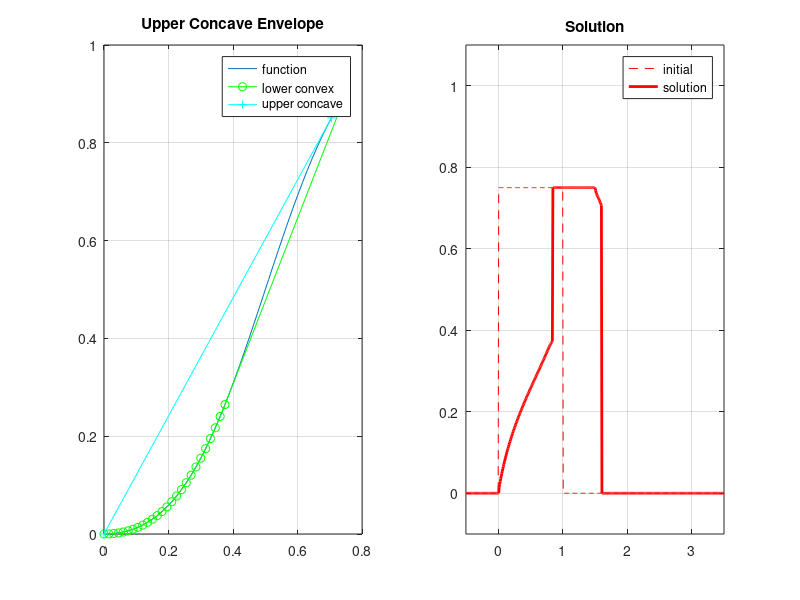

MATLAB code for this plot:
function Riemann

clf

%%%%%%%%%%%%%%%%%
%  initial data %
%%%%%%%%%%%%%%%%%

% grid cells
N=500;

% Delta x
dx=4/N;

% define cell centers
x = -0.5+dx*0.5:dx:3.5-0.5*dx;
    
%define vector for initial data
u0 = zeros(1,N);

% case1
L1= x <= 0;
L2= x >  0   &  x<=1.0 ;
L3= x > 1.0; 

% (a)
u0(L1) = 0;
u0(L2) = 0.75;
u0(L3) = 0;

% (b)
%u0(L1) = -1;
%u0(L2) = 0;
%u0(L3) = +1;


% plot initial data
subplot(1,2,2)
hold off
plot(x,u0,'--r','LineWidth',2)
xlabel('X')
ylabel('U(X)')
%axis([0 1 -0.1 +1.5])
title('Solution')
axis([-0.5 3.5 -0.1 +1.1])
grid on
hold on


%%%%%%%%%%%%%%%%%%%%%%%%
%  analytical solution %
%%%%%%%%%%%%%%%%%%%%%%%%

% Time
Time = 0.5;

% Number of values to divide [vl,vr] into
Nv = 50;

% Give Riemann data

%%%%%%%%%%%%%%%%%%
% Riemann at x=0 %
%%%%%%%%%%%%%%%%%%
xR  = 0;
v_l = 0;
v_r = 0.75;

    % v_l < v_r (increasin jump)
    % Determine the lower convex envelope
    dv = (v_r-v_l)/Nv;
    v  = v_l:dv:v_r;
    
    % compute the lower convex envelope for f on [v_l,v_r]
    P = zeros(length(v),2);
    P(:,1) = v;
    P(:,2) = f(v);
    
    % computes the convex hull in [v_l,v_r]
    [k,av] = convhull(P);
    
    % determine the lower convex be (ul,gl(ul))
    d = diff(P(k,1));   
    s = sign(d);

    L = (s==1);
    upper_L = min(find(L==0));    % the last index we need to describe the lower convex envelop
    
    % (ul,gl) is used to rep lower conv env
    ul = zeros(upper_L,1);
    gl = zeros(upper_L,1);

    L1 = 1:upper_L;
    
    % represents lower convex envelope
    ul(L1) = P(k(L1),1);
    gl(L1) = P(k(L1),2);

    subplot(1,2,1)
    % plot function 
    plot(P(:,1),P(:,2));
    hold on
    plot(ul,gl,'o-g')
    grid on
    title('Lower Convex Envelope')
    legend('function','lower convex')
     
    % compute a velocity s_i for each v_i based on gl
    LL1 = 2:upper_L-1;
    speed_l = zeros(upper_L,1);
    speed_l(1)       = (gl(2)-gl(1))/(ul(2)-ul(1));
    speed_l(LL1)     = (gl(LL1+1)-gl(LL1-1))./(ul(LL1+1)-ul(LL1-1)); 
    speed_l(upper_L) = (gl(upper_L)-gl(upper_L-1))/(ul(upper_L)-ul(upper_L-1));
    
    % compute the travelled distance from x_l
    xr = zeros(length(speed_l),1);
    xr = xR + speed_l*Time;
    
    subplot(1,2,2)
    plot(xr,ul)
    axis([-0.5 3.5 -0.1 +1.1])
 
    % represent the solution of RP at x=0 by (xM,uM)
    xM(1) = -0.5;
    xM(2:length(xr)+1) = xr;
    uM(1) = 0;
    uM(2:length(ul)+1) = ul;
    
pause    
    
%%%%%%%%%%%%%%%%%%
% Riemann at x=1 %
%%%%%%%%%%%%%%%%%% 
xR  = 1;
v_l = 0.75;
v_r = 0;
    
    % v_l > v_r (decreasing jump)
    % Determine the upper concave envelope

    dv = (v_l-v_r)/Nv;
     v = v_r:dv:v_l;
     
    % compute the upper concave envelope for f on [v_r,v_l]
    P = zeros(length(v),2);
    P(:,1) = v;
    P(:,2) = f(v);
    
    % computes the convex hull in [v_r,v_l]
    [k,av] = convhull(P);
    
    % determine the upper concav envelope (uu,gu(uu))
    d = diff(P(k,1));   
    s = sign(d);

    % the first points of "k" up to "upper_L" is associated with lower
    % convex env, the remaining with upper concave envelope
    L = (s==1);
    upper_L = min(find(L==0));
    
    L2 = upper_L:length(k);
    
    % upper concav envelope
    uu = zeros(length(L2),1);
    gu = zeros(length(L2),1);
    
    uu = P(k(L2),1);
    gu = P(k(L2),2);

    % plotting
    subplot(1,2,1)
    %plot(P(:,1),P(:,2));
    hold on
    plot(uu,gu,'+-c')
    %legend('upper concave')
    legend('function','lower convex','upper concave')
    title('Upper Concave Envelope')
    grid on
    
    % compute a velocity s_i for each v_i based on gl
    lower_U = length(k)-upper_L+1;
    LL2 = 2:lower_U-1;
    speed_u = zeros(lower_U,1);
    speed_u(1)       = (gu(2)-gu(1))/(uu(2)-uu(1));
    speed_u(LL2)     = (gu(LL2+1)-gu(LL2-1))./(uu(LL2+1)-uu(LL2-1)); 
    speed_u(lower_U) = (gu(lower_U)-gu(lower_U-1))/(uu(lower_U)-uu(lower_U-1));

    % compute the travelled distance from x_l
    xr = zeros(length(speed_u),1);
    xr = xR + speed_u*Time;
    
    subplot(1,2,2)
    plot(xr,uu)
    %axis([-0.5 3.5 -0.1 +1.1])

pause    
    
    % represent the solution of RP at x=1 by (xM,uM)
    % by continuing from the solution of RP at x=0 -> xM is extended to also describe RP at x=1 
    I = length(xM)+1:length(xM) + length(xr);
    xM(I) = xr;
    uM(I) = uu;
    xM(length(xM)+1) = 3.5;
    uM(length(uM)+1) = 0;
    
% construct a full solution on the grid x by interpolation from (xM,uM)
% In other words, project back to the original grid in space given by "x"
u_sol = zeros(1,N);
u_sol = interp1(xM,uM,x,'linear','extrap');
    
subplot(1,2,2)
hold off
plot(x,u0,'--r')
hold on
grid on
plot(x,u_sol,'-r','LineWidth',2)
legend('initial','solution')
axis([-0.5 3.5 -0.1 +1.1])    
title('Solution')
    

function f=f(x)

f = x.^2./(x.^2 + (1-x).^2);
%f = x.^4./(x.^5 + (1-x).^3);
%f = sin(pi*x)+x.^5;
end

end
